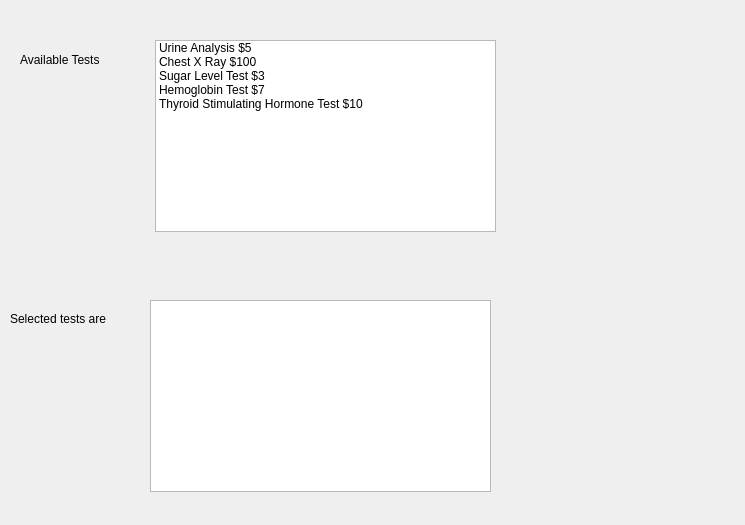
<?xml version="1.0" encoding="UTF-8"?>
<ui version="4.0">
 <class>Dialog</class>
 <widget class="QDialog" name="Dialog">
  <property name="geometry">
   <rect>
    <x>0</x>
    <y>0</y>
    <width>745</width>
    <height>525</height>
   </rect>
  </property>
  <property name="windowTitle">
   <string>Dialog</string>
  </property>
  <widget class="QListWidget" name="listWidgetDiagnosis">
   <property name="geometry">
    <rect>
     <x>155</x>
     <y>40</y>
     <width>341</width>
     <height>192</height>
    </rect>
   </property>
   <property name="selectionMode">
    <enum>QAbstractItemView::MultiSelection</enum>
   </property>
   <item>
    <property name="text">
     <string>Urine Analysis $5</string>
    </property>
   </item>
   <item>
    <property name="text">
     <string>Chest X Ray $100</string>
    </property>
   </item>
   <item>
    <property name="text">
     <string>Sugar Level Test $3</string>
    </property>
   </item>
   <item>
    <property name="text">
     <string>Hemoglobin Test $7</string>
    </property>
   </item>
   <item>
    <property name="text">
     <string>Thyroid Stimulating Hormone Test $10</string>
    </property>
   </item>
  </widget>
  <widget class="QLabel" name="label">
   <property name="geometry">
    <rect>
     <x>20</x>
     <y>50</y>
     <width>121</width>
     <height>19</height>
    </rect>
   </property>
   <property name="text">
    <string>Available Tests</string>
   </property>
  </widget>
  <widget class="QLabel" name="label_2">
   <property name="geometry">
    <rect>
     <x>10</x>
     <y>309</y>
     <width>141</width>
     <height>20</height>
    </rect>
   </property>
   <property name="text">
    <string>Selected tests are</string>
   </property>
  </widget>
  <widget class="QListWidget" name="listWidgetSelectedTests">
   <property name="geometry">
    <rect>
     <x>150</x>
     <y>300</y>
     <width>341</width>
     <height>192</height>
    </rect>
   </property>
  </widget>
 </widget>
 <resources/>
 <connections/>
</ui>
